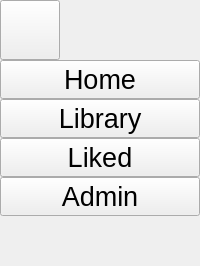
     <widget class="QWidget" name="sidebar_full" native="true">
      <property name="enabled">
       <bool>true</bool>
      </property>
      <property name="sizePolicy">
       <sizepolicy hsizetype="Preferred" vsizetype="Preferred">
        <horstretch>0</horstretch>
        <verstretch>0</verstretch>
       </sizepolicy>
      </property>
      <layout class="QVBoxLayout" name="verticalLayout_2">
       <property name="spacing">
        <number>0</number>
       </property>
       <property name="leftMargin">
        <number>0</number>
       </property>
       <property name="topMargin">
        <number>0</number>
       </property>
       <property name="rightMargin">
        <number>0</number>
       </property>
       <property name="bottomMargin">
        <number>0</number>
       </property>
       <item>
        <widget class="QPushButton" name="collapse_2">
         <property name="sizePolicy">
          <sizepolicy hsizetype="Preferred" vsizetype="Preferred">
           <horstretch>0</horstretch>
           <verstretch>0</verstretch>
          </sizepolicy>
         </property>
         <property name="minimumSize">
          <size>
           <width>60</width>
           <height>60</height>
          </size>
         </property>
         <property name="maximumSize">
          <size>
           <width>60</width>
           <height>60</height>
          </size>
         </property>
         <property name="autoFillBackground">
          <bool>false</bool>
         </property>
         <property name="text">
          <string/>
         </property>
         <property name="icon">
          <iconset resource="resource.qrc">
           <normaloff>:/icon/icomoon/cross.svg</normaloff>:/icon/icomoon/cross.svg</iconset>
         </property>
         <property name="iconSize">
          <size>
           <width>40</width>
           <height>40</height>
          </size>
         </property>
         <property name="checkable">
          <bool>true</bool>
         </property>
         <property name="autoExclusive">
          <bool>false</bool>
         </property>
        </widget>
       </item>
       <item>
        <widget class="QPushButton" name="home_2">
         <property name="sizePolicy">
          <sizepolicy hsizetype="Preferred" vsizetype="Preferred">
           <horstretch>0</horstretch>
           <verstretch>0</verstretch>
          </sizepolicy>
         </property>
         <property name="minimumSize">
          <size>
           <width>0</width>
           <height>0</height>
          </size>
         </property>
         <property name="maximumSize">
          <size>
           <width>4000</width>
           <height>4000</height>
          </size>
         </property>
         <property name="font">
          <font>
           <pointsize>20</pointsize>
          </font>
         </property>
         <property name="text">
          <string>Home</string>
         </property>
         <property name="icon">
          <iconset resource="resource.qrc">
           <normaloff>:/icon/icomoon/home3.svg</normaloff>:/icon/icomoon/home3.svg</iconset>
         </property>
         <property name="iconSize">
          <size>
           <width>45</width>
           <height>45</height>
          </size>
         </property>
         <property name="checkable">
          <bool>true</bool>
         </property>
         <property name="autoExclusive">
          <bool>true</bool>
         </property>
        </widget>
       </item>
       <item>
        <widget class="QPushButton" name="library_2">
         <property name="sizePolicy">
          <sizepolicy hsizetype="Preferred" vsizetype="Preferred">
           <horstretch>0</horstretch>
           <verstretch>0</verstretch>
          </sizepolicy>
         </property>
         <property name="minimumSize">
          <size>
           <width>0</width>
           <height>0</height>
          </size>
         </property>
         <property name="maximumSize">
          <size>
           <width>4000</width>
           <height>4000</height>
          </size>
         </property>
         <property name="font">
          <font>
           <pointsize>20</pointsize>
          </font>
         </property>
         <property name="text">
          <string>Library</string>
         </property>
         <property name="icon">
          <iconset resource="resource.qrc">
           <normaloff>:/icon/icomoon/music.svg</normaloff>:/icon/icomoon/music.svg</iconset>
         </property>
         <property name="iconSize">
          <size>
           <width>45</width>
           <height>45</height>
          </size>
         </property>
         <property name="checkable">
          <bool>true</bool>
         </property>
         <property name="autoExclusive">
          <bool>true</bool>
         </property>
        </widget>
       </item>
       <item>
        <widget class="QPushButton" name="liked_2">
         <property name="sizePolicy">
          <sizepolicy hsizetype="Preferred" vsizetype="Preferred">
           <horstretch>0</horstretch>
           <verstretch>0</verstretch>
          </sizepolicy>
         </property>
         <property name="minimumSize">
          <size>
           <width>0</width>
           <height>0</height>
          </size>
         </property>
         <property name="maximumSize">
          <size>
           <width>4000</width>
           <height>4000</height>
          </size>
         </property>
         <property name="font">
          <font>
           <pointsize>20</pointsize>
          </font>
         </property>
         <property name="text">
          <string>Liked</string>
         </property>
         <property name="icon">
          <iconset resource="resource.qrc">
           <normaloff>:/icon/icomoon/heart.svg</normaloff>:/icon/icomoon/heart.svg</iconset>
         </property>
         <property name="iconSize">
          <size>
           <width>45</width>
           <height>45</height>
          </size>
         </property>
         <property name="checkable">
          <bool>true</bool>
         </property>
         <property name="autoExclusive">
          <bool>true</bool>
         </property>
        </widget>
       </item>
       <item>
        <widget class="QPushButton" name="addmin_2">
         <property name="sizePolicy">
          <sizepolicy hsizetype="Preferred" vsizetype="Preferred">
           <horstretch>0</horstretch>
           <verstretch>0</verstretch>
          </sizepolicy>
         </property>
         <property name="minimumSize">
          <size>
           <width>0</width>
           <height>0</height>
          </size>
         </property>
         <property name="maximumSize">
          <size>
           <width>4000</width>
           <height>4000</height>
          </size>
         </property>
         <property name="font">
          <font>
           <pointsize>20</pointsize>
          </font>
         </property>
         <property name="text">
          <string>Admin</string>
         </property>
         <property name="icon">
          <iconset resource="resource.qrc">
           <normaloff>:/icon/icomoon/plus.svg</normaloff>:/icon/icomoon/plus.svg</iconset>
         </property>
         <property name="iconSize">
          <size>
           <width>45</width>
           <height>45</height>
          </size>
         </property>
         <property name="checkable">
          <bool>true</bool>
         </property>
         <property name="autoExclusive">
          <bool>true</bool>
         </property>
        </widget>
       </item>
       <item>
        <spacer name="verticalSpacer_2">
         <property name="orientation">
          <enum>Qt::Vertical</enum>
         </property>
         <property name="sizeType">
          <enum>QSizePolicy::MinimumExpanding</enum>
         </property>
         <property name="sizeHint" stdset="0">
          <size>
           <width>20</width>
           <height>50</height>
          </size>
         </property>
        </spacer>
       </item>
      </layout>
     </widget>
